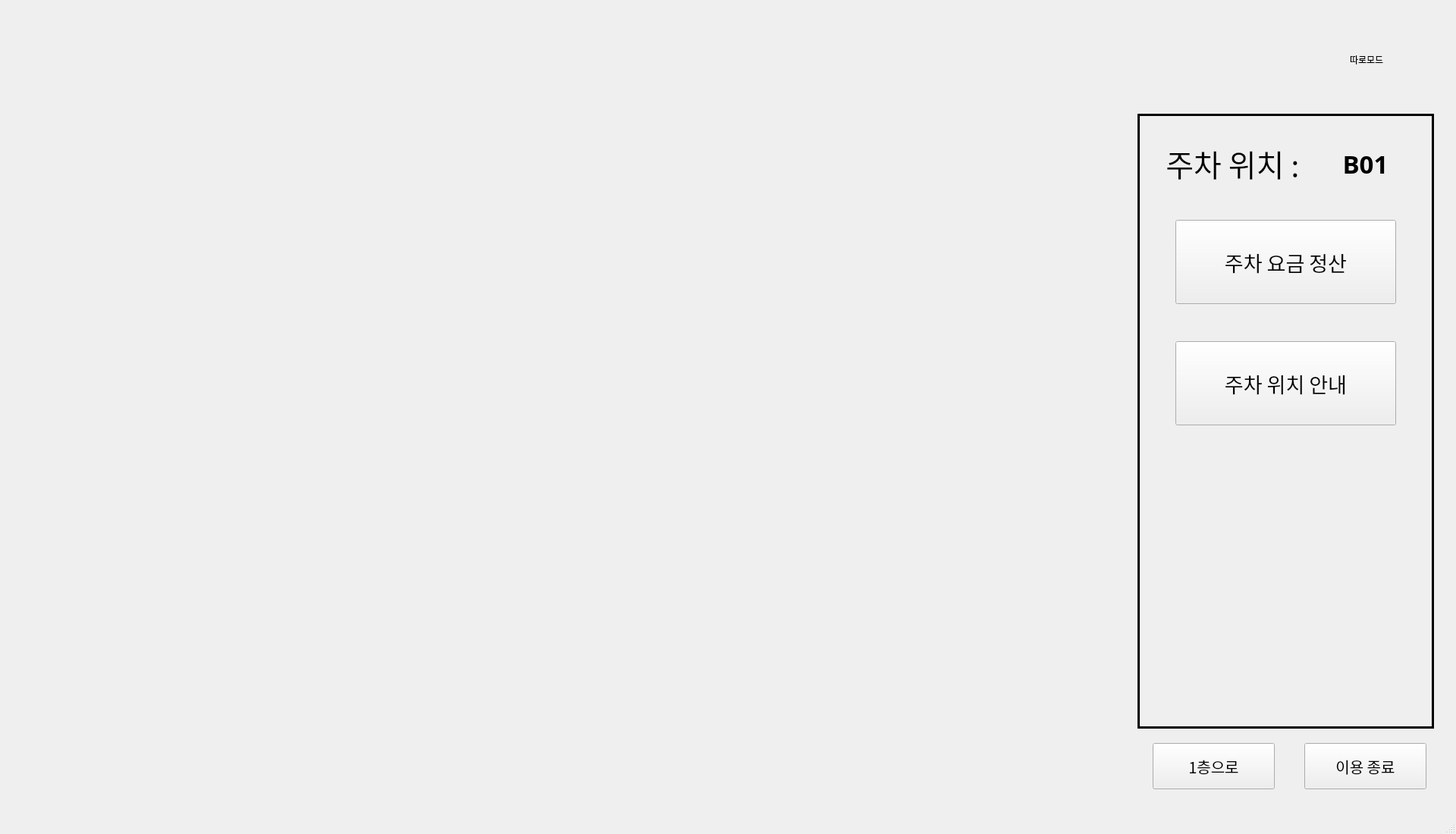
<?xml version="1.0" encoding="UTF-8"?>
<ui version="4.0">
 <class>MainWindow</class>
 <widget class="QMainWindow" name="MainWindow">
  <property name="geometry">
   <rect>
    <x>0</x>
    <y>0</y>
    <width>1920</width>
    <height>1100</height>
   </rect>
  </property>
  <property name="windowTitle">
   <string>MainWindow</string>
  </property>
  <widget class="QWidget" name="centralwidget">
   <widget class="QLabel" name="label_2">
    <property name="geometry">
     <rect>
      <x>10</x>
      <y>10</y>
      <width>361</width>
      <height>131</height>
     </rect>
    </property>
    <property name="frameShape">
     <enum>QFrame::NoFrame</enum>
    </property>
    <property name="text">
     <string/>
    </property>
    <property name="pixmap">
     <pixmap>../image/logo2.png</pixmap>
    </property>
    <property name="alignment">
     <set>Qt::AlignCenter</set>
    </property>
   </widget>
   <widget class="QLabel" name="label_4">
    <property name="geometry">
     <rect>
      <x>30</x>
      <y>150</y>
      <width>1451</width>
      <height>871</height>
     </rect>
    </property>
    <property name="frameShape">
     <enum>QFrame::NoFrame</enum>
    </property>
    <property name="text">
     <string/>
    </property>
    <property name="pixmap">
     <pixmap>../image/mapB1.png</pixmap>
    </property>
    <property name="scaledContents">
     <bool>true</bool>
    </property>
    <property name="alignment">
     <set>Qt::AlignCenter</set>
    </property>
   </widget>
   <widget class="QPushButton" name="changeButton">
    <property name="geometry">
     <rect>
      <x>1680</x>
      <y>43</y>
      <width>201</width>
      <height>71</height>
     </rect>
    </property>
    <property name="styleSheet">
     <string notr="true">QPushButton:pressed { border: none; }</string>
    </property>
    <property name="text">
     <string/>
    </property>
    <property name="icon">
     <iconset>
      <normaloff>../image/toggleGuide.png</normaloff>../image/toggleGuide.png</iconset>
    </property>
    <property name="iconSize">
     <size>
      <width>200</width>
      <height>200</height>
     </size>
    </property>
    <property name="flat">
     <bool>true</bool>
    </property>
   </widget>
   <widget class="QPushButton" name="exitButton">
    <property name="geometry">
     <rect>
      <x>1720</x>
      <y>980</y>
      <width>161</width>
      <height>61</height>
     </rect>
    </property>
    <property name="font">
     <font>
      <family>Gmarket Sans TTF</family>
      <pointsize>15</pointsize>
     </font>
    </property>
    <property name="text">
     <string>이용 종료</string>
    </property>
   </widget>
   <widget class="QLabel" name="label">
    <property name="geometry">
     <rect>
      <x>1780</x>
      <y>70</y>
      <width>67</width>
      <height>17</height>
     </rect>
    </property>
    <property name="font">
     <font>
      <family>Gmarket Sans TTF</family>
     </font>
    </property>
    <property name="styleSheet">
     <string notr="true">background-color: transparent;</string>
    </property>
    <property name="text">
     <string>따로모드</string>
    </property>
   </widget>
   <widget class="QLabel" name="label_3">
    <property name="geometry">
     <rect>
      <x>1500</x>
      <y>150</y>
      <width>391</width>
      <height>811</height>
     </rect>
    </property>
    <property name="frameShape">
     <enum>QFrame::Panel</enum>
    </property>
    <property name="lineWidth">
     <number>3</number>
    </property>
    <property name="text">
     <string/>
    </property>
   </widget>
   <widget class="QPushButton" name="pushButton">
    <property name="geometry">
     <rect>
      <x>1550</x>
      <y>290</y>
      <width>291</width>
      <height>111</height>
     </rect>
    </property>
    <property name="font">
     <font>
      <family>Gmarket Sans TTF</family>
      <pointsize>20</pointsize>
      <weight>50</weight>
      <bold>false</bold>
     </font>
    </property>
    <property name="text">
     <string>주차 요금 정산</string>
    </property>
   </widget>
   <widget class="QPushButton" name="pushButton_2">
    <property name="geometry">
     <rect>
      <x>1550</x>
      <y>450</y>
      <width>291</width>
      <height>111</height>
     </rect>
    </property>
    <property name="font">
     <font>
      <family>Gmarket Sans TTF</family>
      <pointsize>20</pointsize>
      <weight>50</weight>
      <bold>false</bold>
     </font>
    </property>
    <property name="text">
     <string>주차 위치 안내</string>
    </property>
   </widget>
   <widget class="QPushButton" name="floorButton">
    <property name="geometry">
     <rect>
      <x>1520</x>
      <y>980</y>
      <width>161</width>
      <height>61</height>
     </rect>
    </property>
    <property name="font">
     <font>
      <family>Gmarket Sans TTF</family>
      <pointsize>15</pointsize>
     </font>
    </property>
    <property name="text">
     <string>1층으로</string>
    </property>
   </widget>
   <widget class="QLabel" name="parkLabel">
    <property name="geometry">
     <rect>
      <x>1720</x>
      <y>190</y>
      <width>161</width>
      <height>51</height>
     </rect>
    </property>
    <property name="font">
     <font>
      <family>Gmarket Sans TTF</family>
      <pointsize>25</pointsize>
      <weight>75</weight>
      <bold>true</bold>
     </font>
    </property>
    <property name="text">
     <string>B01</string>
    </property>
    <property name="alignment">
     <set>Qt::AlignCenter</set>
    </property>
   </widget>
   <widget class="QLabel" name="warning_4">
    <property name="geometry">
     <rect>
      <x>1510</x>
      <y>180</y>
      <width>231</width>
      <height>71</height>
     </rect>
    </property>
    <property name="font">
     <font>
      <family>Gmarket Sans TTF</family>
      <pointsize>30</pointsize>
      <weight>50</weight>
      <bold>false</bold>
     </font>
    </property>
    <property name="text">
     <string>주차 위치 :</string>
    </property>
    <property name="alignment">
     <set>Qt::AlignCenter</set>
    </property>
   </widget>
   <zorder>label_2</zorder>
   <zorder>label_4</zorder>
   <zorder>changeButton</zorder>
   <zorder>exitButton</zorder>
   <zorder>label</zorder>
   <zorder>label_3</zorder>
   <zorder>pushButton</zorder>
   <zorder>pushButton_2</zorder>
   <zorder>floorButton</zorder>
   <zorder>warning_4</zorder>
   <zorder>parkLabel</zorder>
  </widget>
  <widget class="QMenuBar" name="menubar">
   <property name="geometry">
    <rect>
     <x>0</x>
     <y>0</y>
     <width>1920</width>
     <height>22</height>
    </rect>
   </property>
  </widget>
  <widget class="QStatusBar" name="statusbar"/>
 </widget>
 <resources/>
 <connections/>
</ui>
